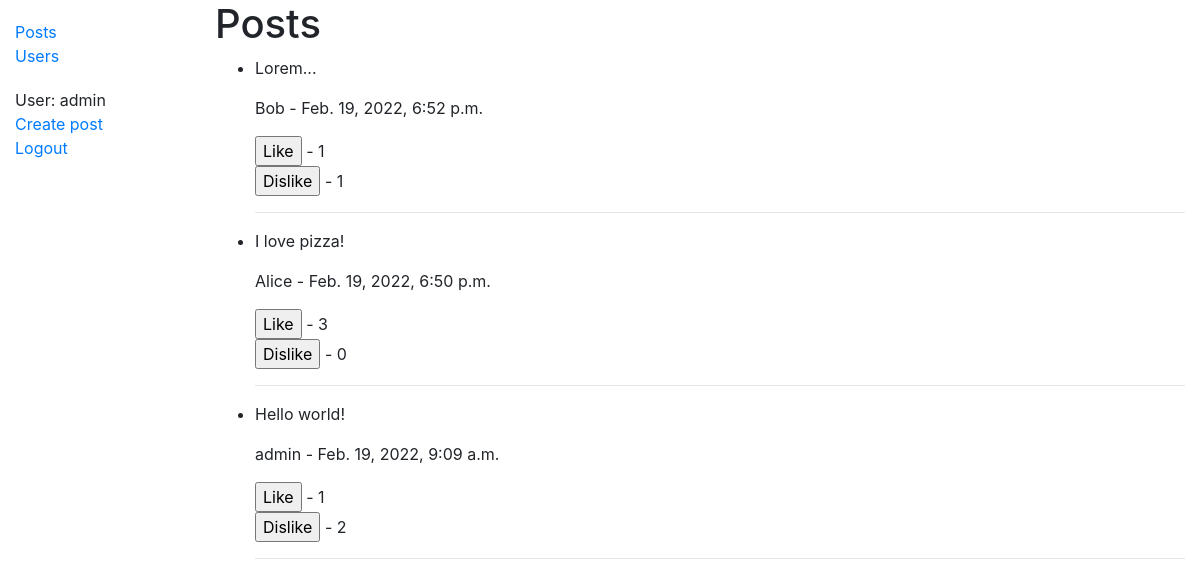
The app's page / (signed in) with its own data.
### posts/models.py (models this page shows, shortened)
class Post(models.Model):
    creator = models.ForeignKey(
        User,
        default=1,
        null=True,
        on_delete=models.SET_NULL
    )
    content = models.TextField(max_length=10000, help_text='Write new post')
    created = models.DateTimeField(auto_now_add=True)
    likes = models.ManyToManyField(
        User,
        through='LikeDate',
        blank=True,
        related_name='likes'
    )
    dislikes = models.ManyToManyField(User, blank=True,related_name='dislikes')
    class Meta:
        ordering = ['-created']

### posts/views.py (the view)
# urls.py: path('', views.PostListView.as_view(), name='index'),
class PostListView(generic.ListView):
    model = Post
    paginate_by = 10

### posts/templates/posts/post_list.html (shortened to what this page needs)
{% extends "base.html" %}
{% block content %}
    <h1>Posts</h1>
    {% if post_list %}
    <ul>
        {% for post in post_list %}
            <li>
                <p>{{ post.content }}</p>
                <p>{{ post.creator }} - {{ post.created }}</p>
                {% if user.is_authenticated %}
                    <form method="post" action="{% url 'like' post.pk %}">
                        <input type="submit" value="Like"> - {{ post.likes.all.count }}
                    </form>
                    <form method="POST" action="{% url 'dislike' post.pk %}">
                        <input type="submit" value="Dislike"> - {{ post.dislikes.all.count }}
                    </form>
                {% else %}
                    <p>Likes - {{ post.likes.all.count }}</p>
                    <p>Dislikes - {{ post.dislikes.all.count }}</p>
                {% endif %}
            </li>
            <hr>
        {% endfor %}
    </ul>
    {% else %}
        <p>There are no posts.</p>
    {% endif %}
{% endblock %}

### posts/templates/base.html (shortened to what this page needs)
<!DOCTYPE html>
<html lang="en">
    <head>
        <link rel="stylesheet" href="https://cdn.jsdelivr.net/npm/bootstrap@4.5.3/dist/css/bootstrap.min.css">
        {% load static %}
        <link rel="stylesheet" href="{% static 'css/styles.css' %}">
    </head>
    <body>
        <div class="container-fluid">
            <div class="row">
                <div class="col-sm-2">
                    {% block sidebar %}
                    <ul class="sidebar-nav">
                        <li><a href="{% url 'index' %}">Posts</a></li>
                        <li><a href="{% url 'user_list' %}">Users</a></li>
                    </ul>
                    <ul class="sidebar-nav">
                        {% if user.is_authenticated %}
                            <li>User: {{ user.get_username }}</li>
                            <li><a href="{% url 'post_create' %}">Create post</a></li>
                            <li><a href="{% url 'logout' %}?next={{request.path}}">Logout</a></li>
                        {% else %}
                            <li><a href="{% url 'login' %}?next={{request.path}}">Login</a></li>
                        {% endif %}
                    </ul>
                    {% endblock %}
                </div>
                <div class="col-sm-10">
                    {% block content %}{% endblock %}
                </div>
            </div>
        </div>
    </body>
</html>

### posts/static/css/styles.css (style rules this page uses)
.sidebar-nav { margin-top: 20px; padding: 0; list-style: none; }

### records on screen
Post: content "Lorem...", creator "Bob", created "Feb. 19, 2022, 6:52 p.m.", likes.all.count "1", dislikes.all.count "1"
Post: content "I love pizza!", creator "Alice", created "Feb. 19, 2022, 6:50 p.m.", likes.all.count "3", dislikes.all.count "0"
Post: content "Hello world!", creator "admin", created "Feb. 19, 2022, 9:09 a.m.", likes.all.count "1", dislikes.all.count "2"

### other values on screen
{{ user.get_username }} "admin"
